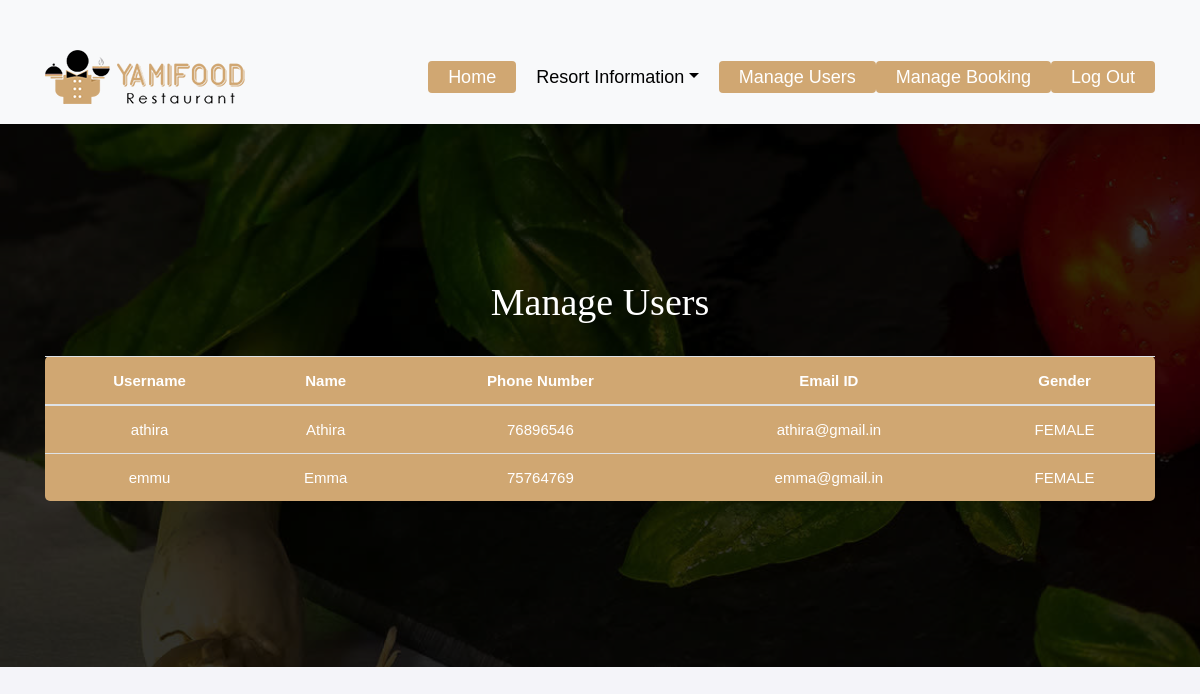
Screenshot of /manage-users/ with the database file from the repository.
### home/models.py (models this page shows)
class signup(models.Model):
    name = models.CharField(max_length=200)
    email = models.EmailField(max_length=255, unique=True)  # Unique email
    GENDER = [
        ('MALE', 'MALE'),
        ('FEMALE', 'FEMALE'),
    ]
    gender = models.CharField(max_length=100, choices=GENDER)
    phone = models.CharField(max_length=50)
    username = models.CharField(max_length=255, unique=True)  # Unique username
    password = models.CharField(max_length=128)  # Change

### home/views.py (the view)
# urls.py: path('manage-users/', views.manage_users, name='manage_users'),
def manage_users(request):
    users = signup.objects.all()  # Fetch all users
    return render(request, 'manage_user.html', {'users': users})

### templates/manage_user.html (shortened to what this page needs)
{% load static %}
<!DOCTYPE html>
<html lang="en">
<head>
    <link rel="stylesheet" href="{% static 'css/bootstrap.min.css' %}">
    <link rel="stylesheet" href="{% static 'css/style.css' %}">
    <link rel="stylesheet" href="{% static 'css/custom.css' %}">
</head>
<body>
    <header class="top-navbar">
        <nav class="navbar navbar-expand-lg navbar-light bg-light">
            <div class="container">
                <a class="navbar-brand" href="index.html">
                    <img src="{% static 'images/logo.png' %}" alt="" />
                </a>
                <div class="collapse navbar-collapse" id="navbars-rs-food">
                    <ul class="navbar-nav ml-auto">
                        <li class="nav-item active"><a class="nav-link" href="{% url 'resort_reg'  %}">Home</a></li>
                        <li class="nav-item dropdown">
                            <a class="nav-link dropdown-toggle" href="#" id="dropdown-a" data-toggle="dropdown">Resort Information</a>
                        </li>
                        <li class="nav-item active"><a class="nav-link" href="{% url 'manage_users' %}">Manage Users</a></li>
                        <li class="nav-item active"><a class="nav-link" href="{% url 'manage_booking' %}">Manage Booking</a></li>
                        <li class="nav-item active"><a class="nav-link" href="{% url 'front' %}">Log Out</a></li>
                    </ul>
                </div>
            </div>
        </nav>
    </header>
    <div class="all-page-title page-breadcrumb">
        <div class="container text-center">
            <div class="row">
                <div class="col-lg-12">
                    <h1>Manage Users</h1>
                </div>
            </div>
        <table class="table">
            <thead>
                <tr>
                    <th>Username</th>
                    <th>Name</th>
                    <th>Phone Number</th>
                    <th>Email ID</th>
                    <th>Gender</th>
                </tr>
            </thead>
            <tbody>
                {% for user in users %}
                    <tr>
                        <td>{{ user.username }}</td>
                        <td>{{ user.name }}</td>
                        <td>{{ user.phone }}</td>
                        <td>{{ user.email }}</td>
                        <td>{{ user.get_gender_display }}</td>
                    </tr>
                {% empty %}
                    <tr>
                        <td colspan="6" class="text-center">No users found</td>
                    </tr>
                {% endfor %}
            </tbody>
        </table>
    </div>
</body>
</html>

### static/css/style.css (style rules this page uses)
body { font-size: 15px; font-family: 'Athiti', sans-serif; line-height: 1.80857; }
a { color: #1f1f1f; text-decoration: none !important; outline: none !important; -webkit-transition: all .3s ease-in-out; -moz-transition: all .3s ease-in-out; -ms-transition: all .3s ease-in-out; -o-transition: all .3s ease-in-out; transition: all .3s ease-in-out; }
h1, h2, h3, h4, h5, h6 { letter-spacing: 0; font-weight: normal; position: relative; padding: 0 0 10px 0; font-weight: normal; line-height: 120% !important; color: #1f1f1f; margin: 0 }
h1 { font-size: 24px }
a { color: #1f1f1f; text-decoration: none; outline: none; }
a, .btn { text-decoration: none !important; outline: none !important; -webkit-transition: all .3s ease-in-out; -moz-transition: all .3s ease-in-out; -ms-transition: all .3s ease-in-out; -o-transition: all .3s ease-in-out; transition: all .3s ease-in-out; }
ul, li, ol { list-style: none; margin: 0px; padding: 0px; }
.top-navbar { position: relative; z-index: 10; }
.top-navbar .navbar { padding: 15px 0px; position: fixed; width: 100%; transition: height .3s ease-out, background .3s ease-out, box-shadow .3s ease-out; -webkit-transform: translate3d(0, 0, 0); transform: translate3d(0, 0, 0); z-index: 100; }
.top-navbar .navbar-light .navbar-nav .nav-link { color: #010101; font-size: 18px; padding: 0px 20px; border-radius: 4px; }
.top-navbar .navbar-light .navbar-nav .nav-item.active .nav-link { background: #d0a772; color: #ffffff; border-radius: 4px; }
.page-breadcrumb { padding: 250px 0 150px; background: url(../images/all-bg.jpg) no-repeat; background-attachment: fixed; background-size: cover; background-position: 0 0; position: relative; }
.all-page-title .container { position: relative; z-index: 2; }
.all-page-title::before { background: #010101; content: ""; height: 100%; left: 0; position: absolute; top: 0; width: 100%; z-index: 1; opacity: 0.8; }
.all-page-title h1 { font-size: 38px; color: #ffffff; font-family: 'Arbutus Slab', serif; padding: 0px; }

### templates/manage_user.html (style rules this page uses)
body { font-family: Arial, sans-serif; background-color: #f4f4f9; margin: 0; padding: 0; }
.container { margin-top: 30px; }
h1 { text-align: center; margin-bottom: 30px; }
.table { background-color: #d0a772; border-radius: 5px; }
.table th, .table td { text-align: center; padding: 10px; color: white; }

### rows the page displays
signup: username "athira", name "Athira", phone "76896546", email "athira@gmail.in", gender "FEMALE"
signup: username "emmu", name "Emma", phone "75764769", email "emma@gmail.in", gender "FEMALE"
